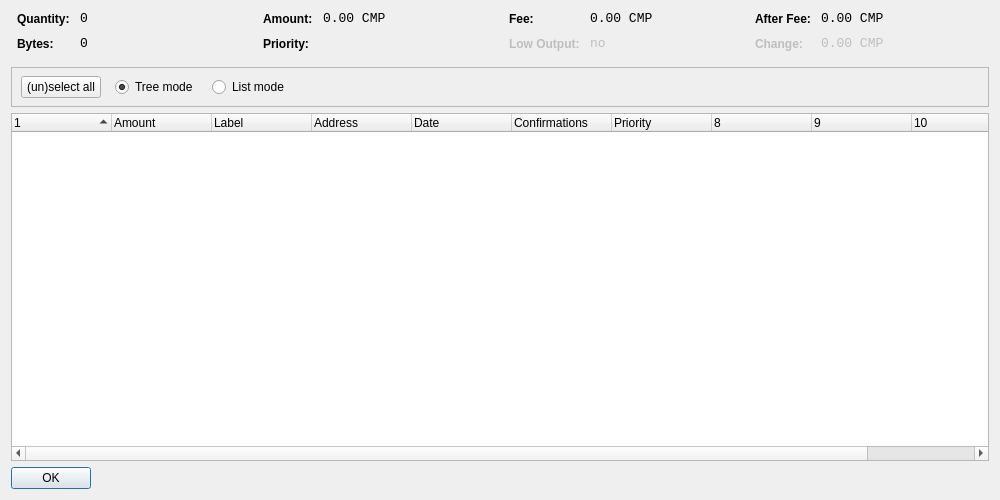
<?xml version="1.0" encoding="UTF-8"?>
<ui version="4.0">
 <class>CoinControlDialog</class>
 <widget class="QDialog" name="CoinControlDialog">
  <property name="geometry">
   <rect>
    <x>0</x>
    <y>0</y>
    <width>1000</width>
    <height>500</height>
   </rect>
  </property>
  <property name="windowTitle">
   <string>Coin Control</string>
  </property>
  <layout class="QVBoxLayout" name="verticalLayout">
   <item>
    <layout class="QHBoxLayout" name="horizontalLayoutTop" stretch="0,0,0,0">
     <property name="topMargin">
      <number>0</number>
     </property>
     <property name="bottomMargin">
      <number>10</number>
     </property>
     <item>
      <layout class="QFormLayout" name="formLayoutCoinControl1">
       <property name="horizontalSpacing">
        <number>10</number>
       </property>
       <property name="verticalSpacing">
        <number>10</number>
       </property>
       <property name="leftMargin">
        <number>6</number>
       </property>
       <property name="rightMargin">
        <number>6</number>
       </property>
       <item row="0" column="0">
        <widget class="QLabel" name="labelCoinControlQuantityText">
         <property name="styleSheet">
          <string notr="true">font-weight:bold;</string>
         </property>
         <property name="text">
          <string>Quantity:</string>
         </property>
        </widget>
       </item>
       <item row="0" column="1">
        <widget class="QLabel" name="labelCoinControlQuantity">
         <property name="font">
          <font>
           <family>Monospace</family>
           <pointsize>10</pointsize>
          </font>
         </property>
         <property name="cursor">
          <cursorShape>IBeamCursor</cursorShape>
         </property>
         <property name="contextMenuPolicy">
          <enum>Qt::ActionsContextMenu</enum>
         </property>
         <property name="text">
          <string notr="true">0</string>
         </property>
         <property name="textInteractionFlags">
          <set>Qt::LinksAccessibleByMouse|Qt::TextSelectableByKeyboard|Qt::TextSelectableByMouse</set>
         </property>
        </widget>
       </item>
       <item row="1" column="0">
        <widget class="QLabel" name="labelCoinControlBytesText">
         <property name="styleSheet">
          <string notr="true">font-weight:bold;</string>
         </property>
         <property name="text">
          <string>Bytes:</string>
         </property>
        </widget>
       </item>
       <item row="1" column="1">
        <widget class="QLabel" name="labelCoinControlBytes">
         <property name="font">
          <font>
           <family>Monospace</family>
           <pointsize>10</pointsize>
          </font>
         </property>
         <property name="cursor">
          <cursorShape>IBeamCursor</cursorShape>
         </property>
         <property name="contextMenuPolicy">
          <enum>Qt::ActionsContextMenu</enum>
         </property>
         <property name="text">
          <string notr="true">0</string>
         </property>
         <property name="textInteractionFlags">
          <set>Qt::LinksAccessibleByMouse|Qt::TextSelectableByKeyboard|Qt::TextSelectableByMouse</set>
         </property>
        </widget>
       </item>
      </layout>
     </item>
     <item>
      <layout class="QFormLayout" name="formLayoutCoinControl2">
       <property name="horizontalSpacing">
        <number>10</number>
       </property>
       <property name="verticalSpacing">
        <number>10</number>
       </property>
       <property name="leftMargin">
        <number>6</number>
       </property>
       <property name="rightMargin">
        <number>6</number>
       </property>
       <item row="0" column="0">
        <widget class="QLabel" name="labelCoinControlAmountText">
         <property name="styleSheet">
          <string notr="true">font-weight:bold;</string>
         </property>
         <property name="text">
          <string>Amount:</string>
         </property>
        </widget>
       </item>
       <item row="0" column="1">
        <widget class="QLabel" name="labelCoinControlAmount">
         <property name="font">
          <font>
           <family>Monospace</family>
           <pointsize>10</pointsize>
          </font>
         </property>
         <property name="cursor">
          <cursorShape>IBeamCursor</cursorShape>
         </property>
         <property name="contextMenuPolicy">
          <enum>Qt::ActionsContextMenu</enum>
         </property>
         <property name="text">
          <string notr="true">0.00 CMP</string>
         </property>
         <property name="textInteractionFlags">
          <set>Qt::LinksAccessibleByMouse|Qt::TextSelectableByKeyboard|Qt::TextSelectableByMouse</set>
         </property>
        </widget>
       </item>
       <item row="1" column="0">
        <widget class="QLabel" name="labelCoinControlPriorityText">
         <property name="styleSheet">
          <string notr="true">font-weight:bold;</string>
         </property>
         <property name="text">
          <string>Priority:</string>
         </property>
        </widget>
       </item>
       <item row="1" column="1">
        <widget class="QLabel" name="labelCoinControlPriority">
         <property name="font">
          <font>
           <family>Monospace</family>
           <pointsize>10</pointsize>
          </font>
         </property>
         <property name="cursor">
          <cursorShape>IBeamCursor</cursorShape>
         </property>
         <property name="contextMenuPolicy">
          <enum>Qt::ActionsContextMenu</enum>
         </property>
         <property name="text">
          <string/>
         </property>
         <property name="textInteractionFlags">
          <set>Qt::LinksAccessibleByMouse|Qt::TextSelectableByKeyboard|Qt::TextSelectableByMouse</set>
         </property>
        </widget>
       </item>
      </layout>
     </item>
     <item>
      <layout class="QFormLayout" name="formLayoutCoinControl3">
       <property name="horizontalSpacing">
        <number>10</number>
       </property>
       <property name="verticalSpacing">
        <number>10</number>
       </property>
       <property name="leftMargin">
        <number>6</number>
       </property>
       <property name="rightMargin">
        <number>6</number>
       </property>
       <item row="0" column="0">
        <widget class="QLabel" name="labelCoinControlFeeText">
         <property name="styleSheet">
          <string notr="true">font-weight:bold;</string>
         </property>
         <property name="text">
          <string>Fee:</string>
         </property>
        </widget>
       </item>
       <item row="0" column="1">
        <widget class="QLabel" name="labelCoinControlFee">
         <property name="font">
          <font>
           <family>Monospace</family>
           <pointsize>10</pointsize>
          </font>
         </property>
         <property name="cursor">
          <cursorShape>IBeamCursor</cursorShape>
         </property>
         <property name="contextMenuPolicy">
          <enum>Qt::ActionsContextMenu</enum>
         </property>
         <property name="text">
          <string notr="true">0.00 CMP</string>
         </property>
         <property name="textInteractionFlags">
          <set>Qt::LinksAccessibleByMouse|Qt::TextSelectableByKeyboard|Qt::TextSelectableByMouse</set>
         </property>
        </widget>
       </item>
       <item row="1" column="0">
        <widget class="QLabel" name="labelCoinControlLowOutputText">
         <property name="enabled">
          <bool>false</bool>
         </property>
         <property name="styleSheet">
          <string notr="true">font-weight:bold;</string>
         </property>
         <property name="text">
          <string>Low Output:</string>
         </property>
        </widget>
       </item>
       <item row="1" column="1">
        <widget class="QLabel" name="labelCoinControlLowOutput">
         <property name="enabled">
          <bool>false</bool>
         </property>
         <property name="font">
          <font>
           <family>Monospace</family>
           <pointsize>10</pointsize>
          </font>
         </property>
         <property name="cursor">
          <cursorShape>IBeamCursor</cursorShape>
         </property>
         <property name="contextMenuPolicy">
          <enum>Qt::ActionsContextMenu</enum>
         </property>
         <property name="text">
          <string notr="true">no</string>
         </property>
         <property name="textInteractionFlags">
          <set>Qt::LinksAccessibleByMouse|Qt::TextSelectableByKeyboard|Qt::TextSelectableByMouse</set>
         </property>
        </widget>
       </item>
      </layout>
     </item>
     <item>
      <layout class="QFormLayout" name="formLayoutCoinControl4">
       <property name="horizontalSpacing">
        <number>10</number>
       </property>
       <property name="verticalSpacing">
        <number>10</number>
       </property>
       <property name="leftMargin">
        <number>6</number>
       </property>
       <property name="rightMargin">
        <number>6</number>
       </property>
       <item row="0" column="0">
        <widget class="QLabel" name="labelCoinControlAfterFeeText">
         <property name="styleSheet">
          <string notr="true">font-weight:bold;</string>
         </property>
         <property name="text">
          <string>After Fee:</string>
         </property>
        </widget>
       </item>
       <item row="0" column="1">
        <widget class="QLabel" name="labelCoinControlAfterFee">
         <property name="font">
          <font>
           <family>Monospace</family>
           <pointsize>10</pointsize>
          </font>
         </property>
         <property name="cursor">
          <cursorShape>IBeamCursor</cursorShape>
         </property>
         <property name="contextMenuPolicy">
          <enum>Qt::ActionsContextMenu</enum>
         </property>
         <property name="text">
          <string notr="true">0.00 CMP</string>
         </property>
         <property name="textInteractionFlags">
          <set>Qt::LinksAccessibleByMouse|Qt::TextSelectableByKeyboard|Qt::TextSelectableByMouse</set>
         </property>
        </widget>
       </item>
       <item row="1" column="0">
        <widget class="QLabel" name="labelCoinControlChangeText">
         <property name="enabled">
          <bool>false</bool>
         </property>
         <property name="styleSheet">
          <string notr="true">font-weight:bold;</string>
         </property>
         <property name="text">
          <string>Change:</string>
         </property>
        </widget>
       </item>
       <item row="1" column="1">
        <widget class="QLabel" name="labelCoinControlChange">
         <property name="enabled">
          <bool>false</bool>
         </property>
         <property name="font">
          <font>
           <family>Monospace</family>
           <pointsize>10</pointsize>
          </font>
         </property>
         <property name="cursor">
          <cursorShape>IBeamCursor</cursorShape>
         </property>
         <property name="contextMenuPolicy">
          <enum>Qt::ActionsContextMenu</enum>
         </property>
         <property name="text">
          <string notr="true">0.00 CMP</string>
         </property>
         <property name="textInteractionFlags">
          <set>Qt::LinksAccessibleByMouse|Qt::TextSelectableByKeyboard|Qt::TextSelectableByMouse</set>
         </property>
        </widget>
       </item>
      </layout>
     </item>
    </layout>
   </item>
   <item>
    <widget class="QFrame" name="frame">
     <property name="minimumSize">
      <size>
       <width>0</width>
       <height>40</height>
      </size>
     </property>
     <property name="frameShape">
      <enum>QFrame::StyledPanel</enum>
     </property>
     <property name="frameShadow">
      <enum>QFrame::Sunken</enum>
     </property>
     <widget class="QWidget" name="horizontalLayoutWidget">
      <property name="geometry">
       <rect>
        <x>10</x>
        <y>0</y>
        <width>781</width>
        <height>41</height>
       </rect>
      </property>
      <layout class="QHBoxLayout" name="horizontalLayoutPanel" stretch="0,0,0,0,0">
       <property name="spacing">
        <number>14</number>
       </property>
       <item>
        <widget class="QPushButton" name="pushButtonSelectAll">
         <property name="sizePolicy">
          <sizepolicy hsizetype="Maximum" vsizetype="Fixed">
           <horstretch>0</horstretch>
           <verstretch>0</verstretch>
          </sizepolicy>
         </property>
         <property name="text">
          <string>(un)select all</string>
         </property>
        </widget>
       </item>
       <item>
        <widget class="QRadioButton" name="radioTreeMode">
         <property name="sizePolicy">
          <sizepolicy hsizetype="Maximum" vsizetype="Fixed">
           <horstretch>0</horstretch>
           <verstretch>0</verstretch>
          </sizepolicy>
         </property>
         <property name="text">
          <string>Tree mode</string>
         </property>
         <property name="checked">
          <bool>true</bool>
         </property>
        </widget>
       </item>
       <item>
        <widget class="QRadioButton" name="radioListMode">
         <property name="sizePolicy">
          <sizepolicy hsizetype="Maximum" vsizetype="Fixed">
           <horstretch>0</horstretch>
           <verstretch>0</verstretch>
          </sizepolicy>
         </property>
         <property name="text">
          <string>List mode</string>
         </property>
        </widget>
       </item>
       <item>
        <spacer name="horizontalSpacer">
         <property name="orientation">
          <enum>Qt::Horizontal</enum>
         </property>
         <property name="sizeHint" stdset="0">
          <size>
           <width>40</width>
           <height>20</height>
          </size>
         </property>
        </spacer>
       </item>
      </layout>
     </widget>
    </widget>
   </item>
   <item>
    <widget class="CoinControlTreeWidget" name="treeWidget">
     <property name="contextMenuPolicy">
      <enum>Qt::CustomContextMenu</enum>
     </property>
     <property name="sortingEnabled">
      <bool>false</bool>
     </property>
     <property name="columnCount">
      <number>11</number>
     </property>
     <attribute name="headerShowSortIndicator" stdset="0">
      <bool>true</bool>
     </attribute>
     <attribute name="headerStretchLastSection">
      <bool>false</bool>
     </attribute>
     <column>
      <property name="text">
       <string/>
      </property>
     </column>
     <column>
      <property name="text">
       <string>Amount</string>
      </property>
     </column>
     <column>
      <property name="text">
       <string>Label</string>
      </property>
     </column>
     <column>
      <property name="text">
       <string>Address</string>
      </property>
     </column>
     <column>
      <property name="text">
       <string>Date</string>
      </property>
     </column>
     <column>
      <property name="text">
       <string>Confirmations</string>
      </property>
      <property name="toolTip">
       <string>Confirmed</string>
      </property>
     </column>
     <column>
      <property name="text">
       <string>Priority</string>
      </property>
     </column>
     <column>
      <property name="text">
       <string/>
      </property>
     </column>
     <column>
      <property name="text">
       <string/>
      </property>
     </column>
     <column>
      <property name="text">
       <string/>
      </property>
     </column>
     <column>
      <property name="text">
       <string/>
      </property>
     </column>
    </widget>
   </item>
   <item>
    <widget class="QDialogButtonBox" name="buttonBox">
     <property name="sizePolicy">
      <sizepolicy hsizetype="Maximum" vsizetype="Fixed">
       <horstretch>0</horstretch>
       <verstretch>0</verstretch>
      </sizepolicy>
     </property>
     <property name="orientation">
      <enum>Qt::Horizontal</enum>
     </property>
     <property name="standardButtons">
      <set>QDialogButtonBox::Ok</set>
     </property>
    </widget>
   </item>
  </layout>
 </widget>
 <customwidgets>
  <customwidget>
   <class>CoinControlTreeWidget</class>
   <extends>QTreeWidget</extends>
   <header>coincontroltreewidget.h</header>
  </customwidget>
 </customwidgets>
 <resources/>
 <connections/>
</ui>
